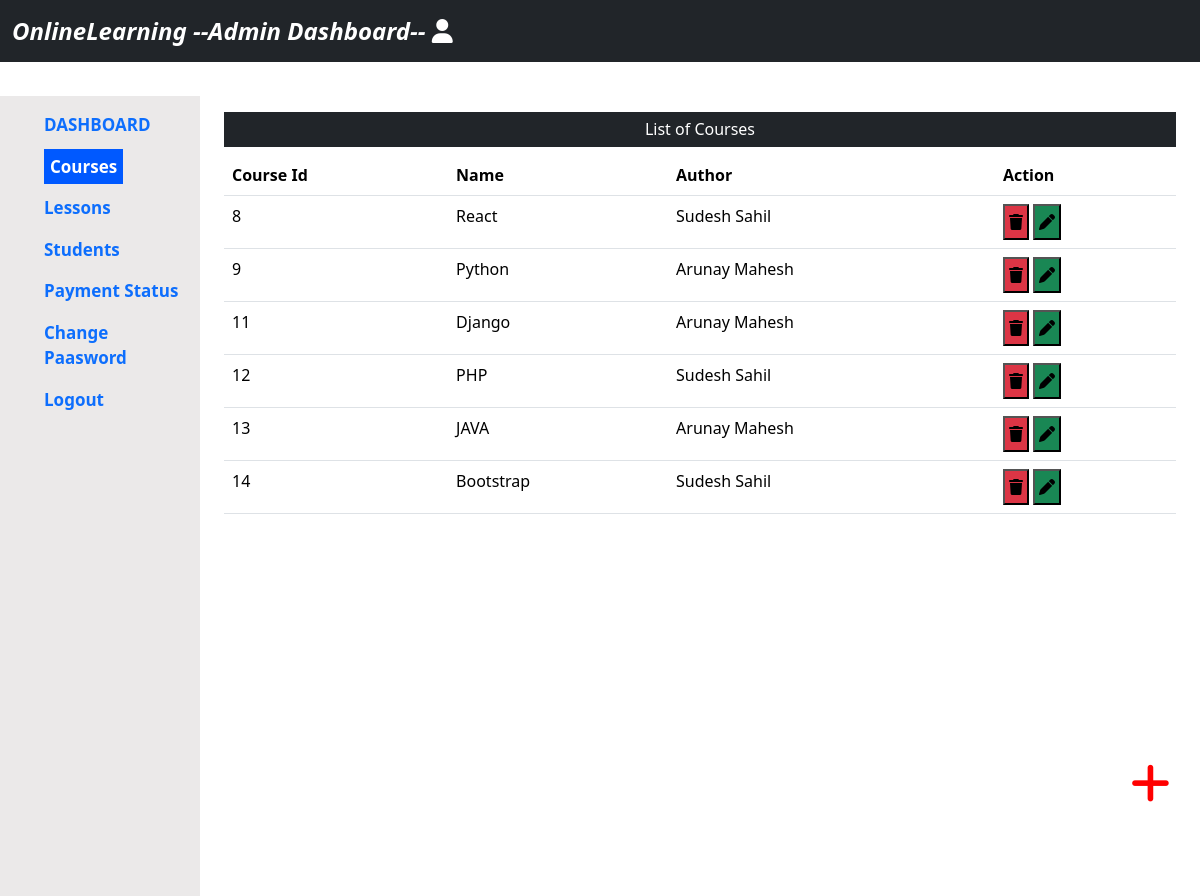
The app's page /admin/courses.php (signed in) with its own data.
### tables this page shows
CREATE TABLE `course` (
  `course_id` int(11) NOT NULL,
  `course_name` text NOT NULL,
  `course_desc` text NOT NULL,
  `course_author` varchar(255) NOT NULL,
  `course_duration` text NOT NULL,
  `course_price` int(11) NOT NULL,
  `course_org_price` int(11) NOT NULL,
  `course_img` text NOT NULL
);

### admin/courses.php (the view, shortened to what this page needs)
<?php
include("../database/connection.php");
if(!isset($_SESSION['admin_email'])){
  echo "<script>location.href='../index.php'</script>";
}else{
?>
<!DOCTYPE html>
<html lang="en">
<head>
     <link href="https://cdn.jsdelivr.net/npm/bootstrap@5.3.3/dist/css/bootstrap.min.css" rel="stylesheet">
    <link rel="stylesheet" href="https://cdnjs.cloudflare.com/ajax/libs/font-awesome/6.7.1/css/all.min.css" />
    <link rel="stylesheet" href="admin.css">
</head>
<body>
<header>
    <nav class="navbar navbar-expand-lg fixed-top bg-dark">
    <div class="container-fluid">
      <a class="navbar-brand" href="#"><i><b class =" fs-4 text-white">OnlineLearning --Admin Dashboard--  <i class="fa-solid fa-user"></i></b></i></a>
    </div>
    </nav>
</header>
<div class="container-fluid mt-5">
    <div class="row">
         <div class="col-md-2 mt-5 side_nav">
          <ul>
            <li class="pt-3"><a href="admin.php" class="">DASHBOARD</a></li>
            <li class="pt-3"><a href="courses.php" class="active_link">Courses</a></li>
            <li class="pt-3"><a href="lessons.php" class="">Lessons</a></li>
            <li class="pt-3"><a href="students.php" class="">Students</a></li>
            <li class="pt-3"><a href="payment_status.php" class="">Payment Status</a></li>
            <li class="pt-3"><a href="change_pass.php" class="">Change Paasword</a>
            <li class="pt-3"><a href="../logout.php" class="">Logout</a>  </li>
          </ul>
        </div>
        <div class="col-md-10 mt-5">
             <div class="container-fluid mt-3">
              <h6 class="text-center text-white bg-dark p-2">List of Courses</h6>
             </div>
             <div class="container">
              <table class="table">
                <thead>
                <tr>
                 <th scope="col">Course Id</th>
                 <th scope="col">Name</th>
                 <th scope="col">Author</th>
                 <th scope="col">Action</th>
                </tr>
               </thead>
               <tbody>
                <?php
                $sql = "SELECT * FROM course";
                $result = mysqli_query($conn, $sql);
                ?>
                 <tr <?php foreach($result as $c_data){?>>
                  <td><?php echo $c_data['course_id'];?></td>
                  <td><?php echo $c_data['course_name'];?></td>
                  <td><?php echo $c_data['course_author'];?></td>
                  <td>
                    <form method="post" class="d-inline">
                      <button type="submit" name = "delete" value="delete" class="p-1 bg-danger"><i class="fa-solid fa-trash"></i></button>
                    </form>
                    <form action="course_edit.php" method="post"class="d-inline">
                    <button type="submit" name = "update" value ="update" class="p-1 bg-success"><i class="fa-solid fa-pen"></i></button>
                    </form>
                  </td>
                 </tr <?php }?>>
               </tbody>
            </table>
           </div>
            <div class="container">
               <a href="addcourse.php" class="add_btn"><i class="fa-solid fa-plus"></i></a>
               </div>
        </div>
    </div>
</div>
</body>
</html>
<?php
}
?>

### admin/admin.css (style rules this page uses)
* { margin: 0; padding: 0; list-style-type: none; }
.side_nav { background-color: rgb(235, 233, 233); height: 100vh; }
ul li { font-size: 17px; font-weight: bold; }
a { text-decoration: none; }
.active_link { background-color: rgb(0, 89, 255); color: white; padding: 6px; }
.add_btn { color: red; font-weight: bold; font-size: 45px; position: fixed; right: 30px; bottom: 80px; }

### records on screen
course: course_id "8", course_name "React", course_author "Sudesh Sahil"
course: course_id "9", course_name "Python", course_author "Arunay Mahesh"
course: course_id "11", course_name "Django", course_author "Arunay Mahesh"
course: course_id "12", course_name "PHP", course_author "Sudesh Sahil"
course: course_id "13", course_name "JAVA", course_author "Arunay Mahesh"
course: course_id "14", course_name "Bootstrap", course_author "Sudesh Sahil"
